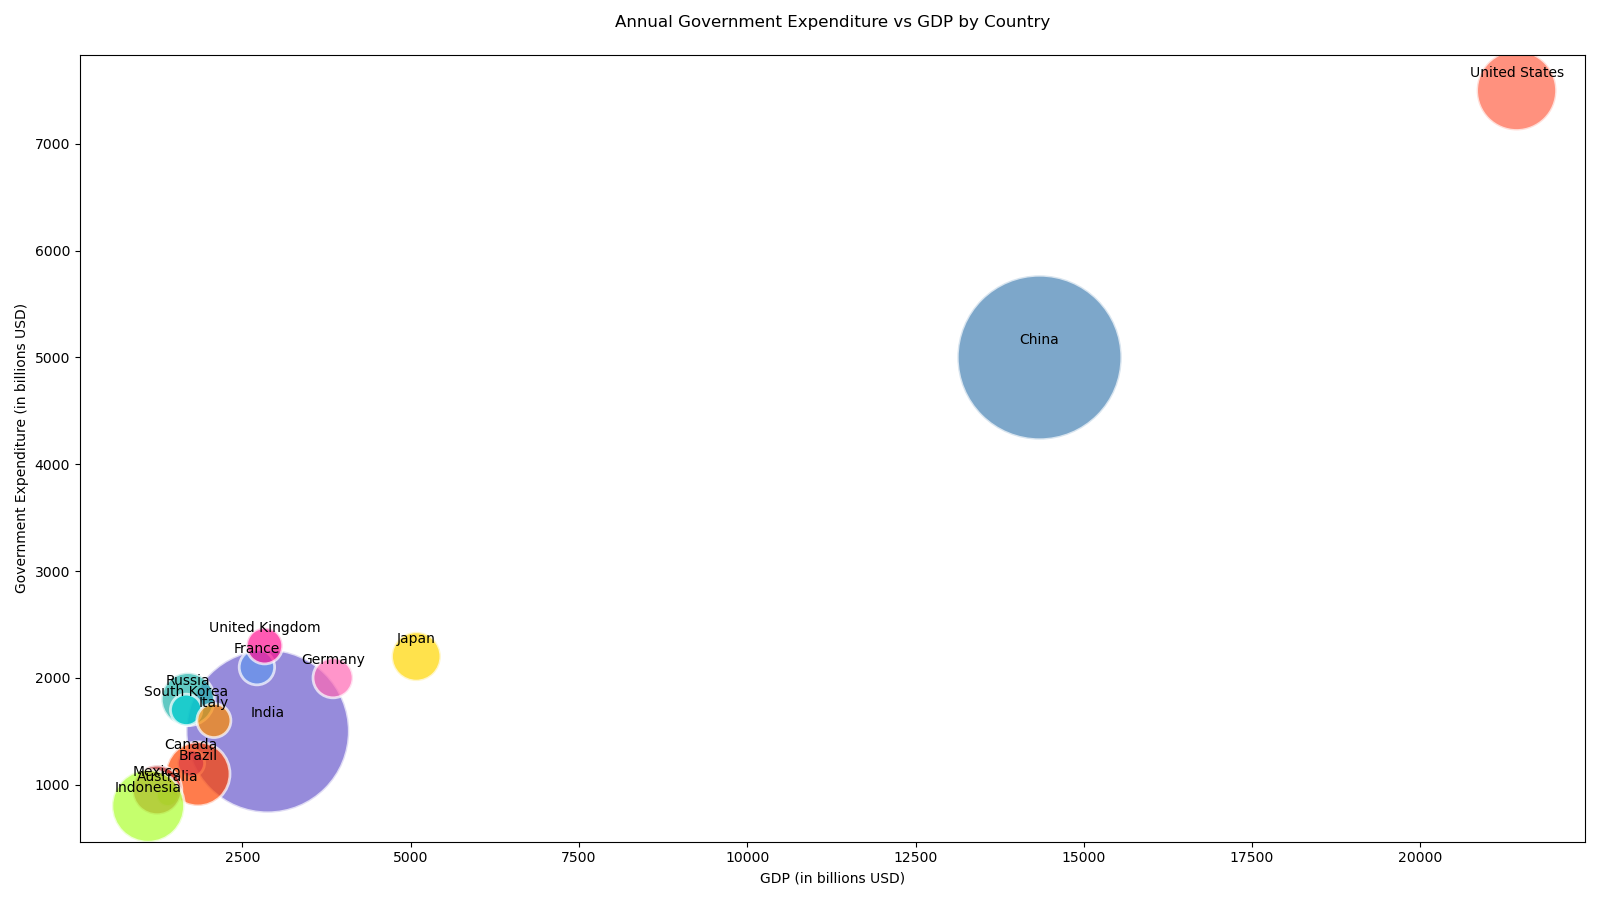

Source code (Python):

import matplotlib.pyplot as plt
import numpy as np

countries = ['United States', 'China', 'India', 'Russia', 'Japan', 'Germany', 
             'Canada', 'Brazil', 'Australia', 'France', 'United Kingdom', 
             'South Korea', 'Italy', 'Mexico', 'Indonesia']
expenditure = np.array([7500, 5000, 1500, 1800, 2200, 2000, 1200, 1100, 900, 2100, 2300, 1700, 1600, 950, 800])
gdp = np.array([21429, 14342, 2875, 1689, 5082, 3846, 1736, 1839, 1390, 2715, 2829, 1664, 2076, 1232, 1100])
population = np.array([331, 1402, 1380, 146, 126, 83, 38, 213, 26, 65, 68, 51, 60, 127, 273])

sizes = population * 10

colors = ['#FF6347', '#4682B4', '#6A5ACD', '#20B2AA', '#FFD700', '#FF69B4', 
          '#8A2BE2', '#FF4500', '#7CFC00', '#6495ED', '#FF1493', '#00CED1', 
          '#FF8C00', '#B22222', '#ADFF2F']

plt.figure(figsize=(16, 9))

scatter = plt.scatter(gdp, expenditure, s=sizes, c=colors, alpha=0.7, edgecolors="w", linewidth=2)

plt.title('Annual Government Expenditure vs GDP by Country', pad=20)
plt.xlabel('GDP (in billions USD)')
plt.ylabel('Government Expenditure (in billions USD)')

for i, country in enumerate(countries):
    plt.annotate(country, (gdp[i], expenditure[i]), textcoords="offset points", xytext=(0,10), ha='center')

plt.tight_layout()
plt.show()
